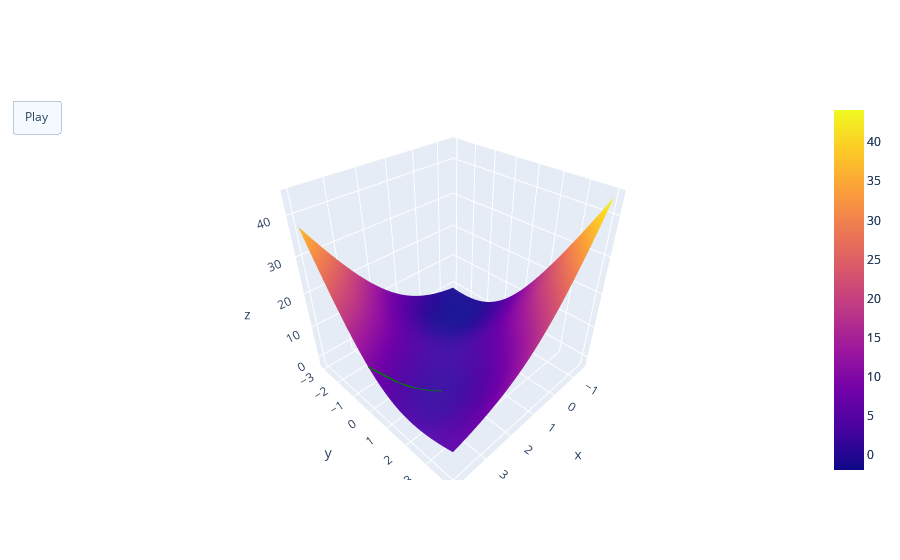

Write notebook code for a chart like this one.
### Code cell
plot_history(mc_cormick_finction, history, 
             mc_cormick_x_min_limit, mc_cormick_x_max_limit,
             mc_cormick_y_min_limit, mc_cormick_y_max_limit)

### Figure 1 — Plotly figure (JSON) as saved in the notebook; plotly's stock layout.template omitted (floating-point values rounded to 4 significant figures; data arrays with more than 128 entries replaced by an {"elided": "..."} marker saying what was removed)
{"data": [{"type": "surface", "x": {"elided": "100x100 float values"}, "y": {"elided": "100x100 float values"}, "z": {"elided": "100x100 float values"}}, {"line": {"color": "green", "width": 3}, "mode": "lines", "type": "scatter3d", "x": {"elided": "1001 float values"}, "y": {"elided": "1001 float values"}, "z": {"elided": "1001 float values"}}, {"type": "surface", "x": {"elided": "100x100 float values"}, "y": {"elided": "100x100 float values"}, "z": {"elided": "100x100 float values"}}], "layout": {"updatemenus": [{"buttons": [{"args": [null, {"frame": {"duration": 500}}], "label": "Play", "method": "animate"}], "type": "buttons"}], "xaxis": {"autorange": false, "range": [0, 5]}, "yaxis": {"autorange": false, "range": [0, 5]}}}
